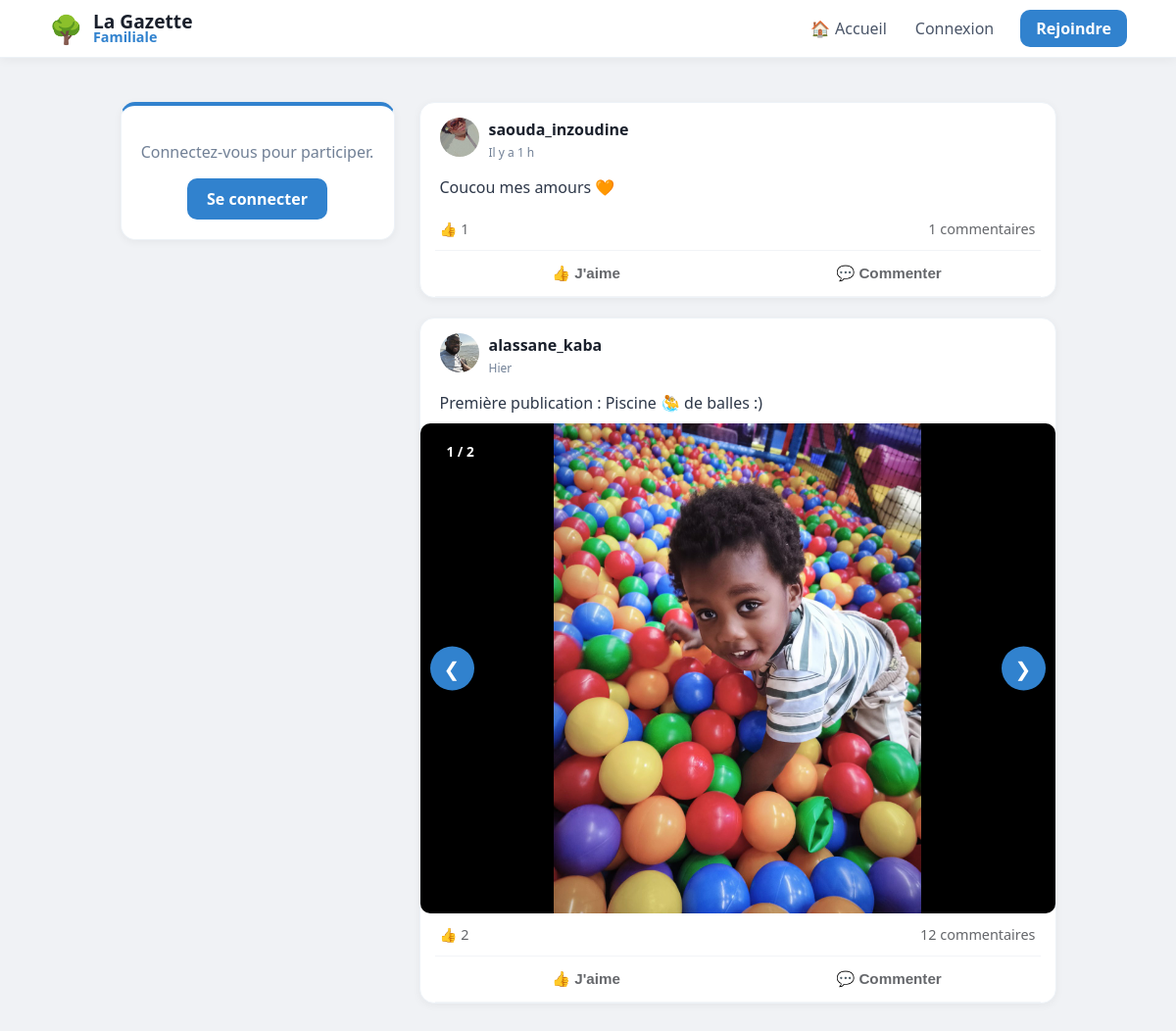
The page / on the database its author committed.
### tables this page shows
CREATE TABLE posts (
                id INTEGER PRIMARY KEY AUTOINCREMENT, 
                username TEXT, 
                content TEXT, 
                likes INTEGER DEFAULT 0, 
                image TEXT,
                created_at DATETIME DEFAULT CURRENT_TIMESTAMP
            );

CREATE TABLE users (
                id INTEGER PRIMARY KEY AUTOINCREMENT, 
                email TEXT UNIQUE, 
                firstname TEXT, 
                lastname TEXT, 
                username TEXT UNIQUE, 
                password TEXT, 
                avatar TEXT,
                cover TEXT,
                bio TEXT,
                is_approved INTEGER DEFAULT 0,
                is_admin INTEGER DEFAULT 0
            );

CREATE TABLE post_medias (
                        id INTEGER PRIMARY KEY AUTOINCREMENT,
                        post_id INTEGER,
                        filename TEXT,
                        file_type TEXT, -- 'image' ou 'video'
                        FOREIGN KEY (post_id) REFERENCES posts (id) ON DELETE CASCADE
                    );

### app.py (the view)
@app.route("/")
def home():
    with get_db() as db:
        posts_query = db.execute("""
            SELECT posts.*, users.avatar AS user_avatar,
                (SELECT COUNT(*) FROM reactions WHERE post_id=posts.id AND type='thumb') as thumbs,
                (SELECT COUNT(*) FROM reactions WHERE post_id=posts.id AND type='heart') as hearts
            FROM posts
            JOIN users ON posts.username = users.username
            ORDER BY posts.id DESC
        """).fetchall()
        posts = [dict(row) for row in posts_query]
        for post in posts:
            medias = db.execute("SELECT * FROM post_medias WHERE post_id = ?", (post['id'],)).fetchall()
            post['medias'] = medias
        comments_query = db.execute('''
            SELECT
                comments.*,
                users.avatar AS comm_avatar,
                (SELECT COUNT(*) FROM comment_reactions WHERE comment_id = comments.id) as like_count
            FROM comments
            JOIN users ON comments.username = users.username
            ORDER BY comments.created_at ASC
        ''').fetchall()
        comments = [dict(row) for row in comments_query]
    return render_template("home.html", posts=posts, comments=comments)

### app.py (called while the page is built)
def get_db():
    db = sqlite3.connect("database.db")
    db.row_factory = sqlite3.Row
    return db

@app.context_processor
def inject_global_stats():
    stats = {'total_users': 0, 'total_posts': 0}
    if session.get('user'):
        db = get_db()
        u_count = db.execute("SELECT COUNT(*) FROM users WHERE is_approved = 1").fetchone()[0]
        p_count = db.execute("SELECT COUNT(*) FROM posts").fetchone()[0]
        stats = {'total_users': u_count, 'total_posts': p_count}
    return stats

@app.context_processor
def inject_pending_count():
    if session.get('is_admin'):
        db = get_db()
        count = db.execute("SELECT COUNT(*) as total FROM users WHERE is_approved = 0").fetchone()
        return {'pending_count': count['total']}
    return {'pending_count': 0}

@app.context_processor
def inject_notifications_count():
    if session.get('user'):
        db = get_db()
        count = db.execute("SELECT COUNT(*) FROM notifications WHERE username = ? AND is_read = 0",
                           (session['user'],)).fetchone()[0]
        return {'unread_count': count}
    return {'unread_count': 0}

@app.template_filter('relative_time')
def relative_time(date_str):
    if not date_str:
        return "Date inconnue"
    past = datetime.strptime(date_str, '%Y-%m-%d %H:%M:%S')
    now = datetime.now(timezone.utc).replace(tzinfo=None)
    diff = now - past
    if diff.days == 0:
        if diff.seconds < 60:
            return "À l'instant"
        if diff.seconds < 3600:
            return f"Il y a {diff.seconds // 60} min"
        return f"Il y a {diff.seconds // 3600} h"
    if diff.days == 1:
        return "Hier"
    if diff.days < 7:
        return f"Il y a {diff.days} jours"
    return past.strftime('%d/%m/%Y')

### templates/home.html (shortened to what this page needs)
{% extends "base.html" %}
{% block content %}
<aside class="sidebar">
    <div class="post-card" style="text-align: center; border-top: 4px solid #3182ce;">
        {% if session.get("user") %}
        <div style="font-size: 50px; margin-bottom: 10px;">🌳</div>
        <h3 style="margin: 0; color: #2d3748;">Bonjour,</h3>
        <h2 style="margin: 5px 0; color: #1a202c; font-size: 1.4em;">{{ session['user'] }}</h2>
        <div style="margin-top: 20px; padding-top: 15px; border-top: 1px solid #edf2f7;">
            <a href="{{ url_for('profile', username=session['user']) }}" style="text-decoration: none; color: #3182ce; font-weight: 700; font-size: 0.9em;">Voir mon mur →</a>
        </div>
        {% else %}
        <p style="color: #718096;">Connectez-vous pour participer.</p>
        <a href="/login" style="display: inline-block; background: #3182ce; color: white; padding: 10px 20px; border-radius: 10px; text-decoration: none; font-weight: bold;">Se connecter</a>
        {% endif %}
    </div>
</aside>
<main class="feed">
    {% for post in posts %}
    <div class="post-card" style="padding: 0; overflow: hidden; margin-bottom: 20px;">
        <div style="padding: 15px 20px; display: flex; justify-content: space-between; align-items: center;">
            <div style="display: flex; align-items: center; gap: 10px;">
                <a href="{{ url_for('profile', username=post['username']) }}">
                    <img src="{{ url_for('static', filename='avatars/' + (post['user_avatar'] if post['user_avatar'] else 'default.png')) }}" style="width: 40px; height: 40px; border-radius: 50%; object-fit: cover;">
                </a>
                <div>
                    <a href="{{ url_for('profile', username=post['username']) }}" style="text-decoration: none;">
                        <strong style="display: block; color: #1a202c;">{{ post['username'] }}</strong>
                    </a>
                    <span class="live-date" data-time="{{ post['created_at'] }}" style="font-size: 0.75em; color: #718096;">{{ post['created_at'] | relative_time }}</span>
                </div>
            </div>
        </div>
        <div style="padding: 0 20px 10px 20px; white-space: pre-wrap; color: #2d3748;">{{ post['content'] }}</div>
        {% if post.medias %}
        <div class="carousel-container" id="carousel-{{ post.id }}" style="position: relative; background: #000; display: flex; align-items: center; justify-content: center; min-height: 300px;">
            {% if post.medias|length > 1 %}
            <div class="carousel-counter" style="position: absolute; top: 15px; left: 15px; background: rgba(0,0,0,0.6); color: white; padding: 4px 12px; border-radius: 20px; font-size: 0.85em; z-index: 10; font-weight: bold;">
                <span class="current">1</span> / {{ post.medias|length }}
            </div>
            <button class="prev" onclick="moveSlide('{{ post.id }}', -1)" style="position: absolute; left: 10px; background: rgba(255,255,255,0.3); border: none; color: white; font-size: 20px; padding: 10px; border-radius: 50%; cursor: pointer; z-index: 5;">&#10094;</button>
            <button class="next" onclick="moveSlide('{{ post.id }}', 1)" style="position: absolute; right: 10px; background: rgba(255,255,255,0.3); border: none; color: white; font-size: 20px; padding: 10px; border-radius: 50%; cursor: pointer; z-index: 5;">&#10095;</button>
            {% endif %}
            <div class="carousel-items" style="width: 100%;">
                {% for media in post.medias %}
                <div class="carousel-item {% if loop.first %}active{% endif %}" style="display: {% if loop.first %}block{% else %}none{% endif %}; text-align: center;">
                    {% if media.file_type == 'video' %}
                    <video src="{{ url_for('static', filename='uploads/' + media.filename) }}" controls style="max-width: 100%; max-height: 500px; display: block; margin: 0 auto;"></video>
                    {% else %}
                    <img src="{{ url_for('static', filename='uploads/' + media.filename) }}" class="zoomable" onclick="openLightbox(this.src)" style="cursor: zoom-in;">
                    {% endif %}
                </div>
                {% endfor %}
            </div>
        </div>
        {% endif %}
        <div style="display: flex; justify-content: space-between; padding: 12px 20px; font-size: 0.9em; color: #65676b;">
            <div>👍 <span id="thumbs-{{ post['id'] }}">{{ post['thumbs'] }}</span></div>
            <div style="cursor: pointer;" onclick="toggleComments({{ post['id'] }})">
                <span id="comment-count-{{ post['id'] }}">{{ (comments|selectattr('post_id', 'equalto', post['id'])|list|length) }}</span> commentaires
            </div>
        </div>
        <div style="display: flex; border-top: 1px solid #f2f4f7; border-bottom: 1px solid #f2f4f7; margin: 0 15px; padding: 2px 0;">
            <button onclick="react({{ post['id'] }}, 'thumb')" class="action-btn" style="flex: 1; background: none; border: none; padding: 10px; color: #65676b; font-weight: 600; cursor: pointer;">👍 J'aime</button>
            <button onclick="toggleComments({{ post['id'] }})" class="action-btn" style="flex: 1; background: none; border: none; padding: 10px; color: #65676b; font-weight: 600; cursor: pointer;">💬 Commenter</button>
        </div>
    </div>
    {% endfor %}
</main>
{% endblock %}

### static/style.css (style rules this page uses)
body { font-family: 'Segoe UI', system-ui, -apple-system, sans-serif; background: #f0f2f5; margin: 0; color: #1a202c; }
.post-card { background: white; border-radius: 15px; padding: 20px; margin-bottom: 20px; box-shadow: 0 2px 8px rgba(0,0,0,0.05); border: 1px solid #edf2f7; overflow: hidden; }
.action-btn { flex: 1; background: none; border: none; padding: 10px; color: #65676b; font-weight: 600; font-size: 0.95em; cursor: pointer; display: flex; align-items: center; justify-content: center; gap: 8px; transition: background 0.2s; border-radius: 6px; margin: 2px; }
.carousel-container { position: relative; width: 100%; max-height: 500px; background: #000; border-radius: 10px; overflow: hidden; }
.carousel-item { display: none; text-align: center; }
.carousel-item.active { display: block; }
.carousel-item img, .carousel-item video { max-width: 100%; max-height: 500px; }
.prev, .next { width: 45px !important; height: 45px !important; border-radius: 50% !important; position: absolute !important; top: 50% !important; transform: translateY(-50%) !important; z-index: 999 !important; background-color: #3182ce !important; color: white !important; display: flex !important; align-items: center !important; justify-content: center !important; cursor: pointer !important; border: none !important; transition: all 0.3s ease !important; }
.prev { left: 10px !important; }
.next { right: 10px !important; }

### templates/base.html (style rules this page uses)
:root { --bg-color: #f0f2f5; --primary: #3182ce; --text-main: #1a202c; --text-light: #718096; --danger: #e53e3e; --success: #38a169; --info: #3182ce; }
body { background-color: var(--bg-color); margin: 0; font-family: 'Segoe UI', system-ui, -apple-system, sans-serif; }

### templates/home.html (style rules this page uses)
.zoomable { max-width: 100%; max-height: 500px; display: block; margin: 0 auto; transition: transform 0.2s; object-fit: contain; }

### rows shown on the page
posts: avatar (picture), username "saouda_inzoudine", created_at|relative_time "Il y a 1 h", content "Coucou mes amours 🧡", thumbs "1", id "1"
posts: avatar (picture), username "alassane_kaba", created_at|relative_time "Hier", content "Première publication : Piscine 🤽‍♂️ de balles :)", medias|length "2", thumbs "2", id "12"
post_medias: filename (picture)
